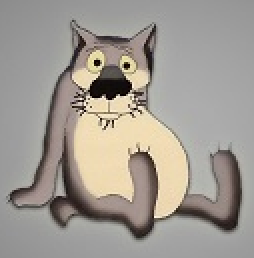
#> input picture 1.png, 127 x 129 px (shown 2 times larger)
$ python 1l.py
#> lines starting #> are read from the running program, lines starting #| are printed output that depends on the picture
import numpy as np
from PIL import Image
import matplotlib.pyplot as plt

def gaussian_kernel(size, sigma):
    kernel = np.fromfunction(
        lambda x, y: (1 / (2 * np.pi * sigma**2)) * np.exp(
            -((x - (size - 1) / 2)**2 + (y - (size - 1) / 2)**2) / (2 * sigma**2)
        ),
        (size, size)
    )
    return kernel / np.sum(kernel)

def apply_gaussian_blur(image, kernel):
    height, width, channels = image.shape
    kernel_size = kernel.shape[0]
    pad = kernel_size // 2

    blurred_image = np.zeros_like(image, dtype=np.float32)

    for i in range(pad, height - pad):
        for j in range(pad, width - pad):
            for c in range(channels):
                blurred_image[i, j, c] = np.sum(
                    image[i - pad:i + pad + 1, j - pad:j + pad + 1, c] * kernel
                )

    return blurred_image.astype(np.uint8)

image = Image.open('1.png')
#> image is the input picture: PIL image 127x129 RGBA; mean R, G, B, A 160, 154.3, 146.7, 255
image_array = np.array(image)

# Визуализация исходного изображения
plt.figure(figsize=(6, 6))
plt.imshow(image_array)
plt.title('Original Image')
plt.axis('off')
plt.show()

# Инвертируем изображение
inverted_image_array = 255 - image_array

# Визуализация инвертированного изображения
plt.figure(figsize=(6, 6))
plt.imshow(inverted_image_array)
plt.title('Inverted Image')
plt.axis('off')
plt.show()

# Преобразуем изображение в полутоновое, используя усреднение по каналам
grayscale_image = np.mean(image_array, axis=2).astype(np.uint8)
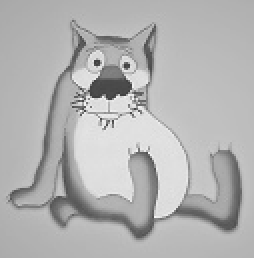
#> grayscale_image: shape (129, 127) (shown 2 times larger); min 64, max 245, mean 178.6

# Визуализация полутонового изображения
plt.figure(figsize=(6, 6))
plt.imshow(grayscale_image, cmap='gray')
plt.title('Grayscale Image')
plt.axis('off')
plt.show()

# Добавляем случайный шум (нормальное распределение)
noise = np.random.normal(loc=0, scale=50, size=image_array.shape).astype(np.uint8)
noisy_image = np.clip(image_array + noise, 0, 255).astype(np.uint8)
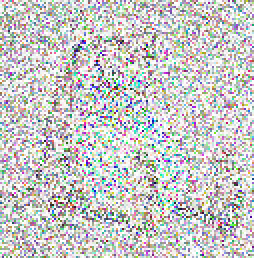
#> noisy_image: shape (129, 127, 4) (shown 2 times larger); mean R, G, B, A 145, 145.6, 144.1, 129; transparent parts drawn white

# Визуализация изображения с добавленным шумом
plt.figure(figsize=(6, 6))
plt.imshow(noisy_image)
plt.title('Noisy Image')
plt.axis('off')
plt.show()

# Строим гистограмму полученного изображения
histogram = np.histogram(noisy_image.ravel(), bins=256, range=(0, 256))[0]
#> histogram = 256 values, max 393 at index 165, min 137 at index 71, mean 256

# Визуализация гистограммы
plt.figure(figsize=(10, 5))
plt.bar(np.arange(256), histogram, width=1.0, color='b')
plt.title('Histogram of the Image')
plt.xlabel('Pixel Value')
plt.ylabel('Frequency')
plt.show()
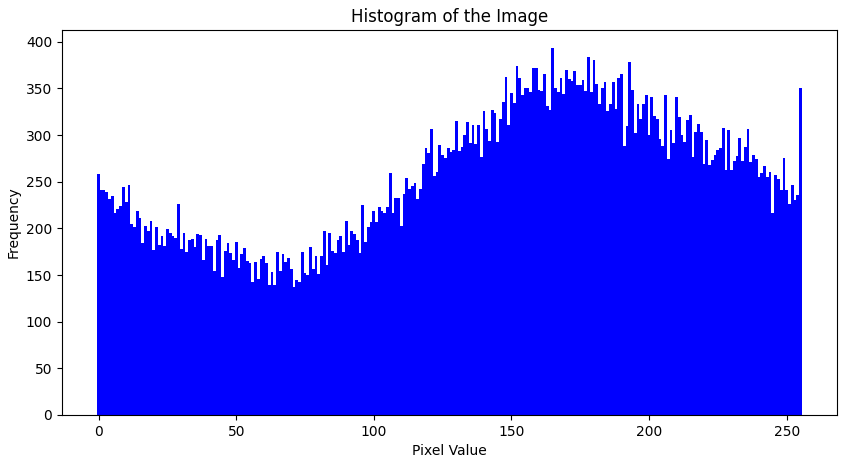
#> figure drawn by matplotlib, 1 panel; tallest bar 393 high, from x = 164.5 to 165.5

# Задаем параметры для фильтра Гаусса
kernel_size = 5
sigma = 256

# Создаем и применяем ядро Гаусса
gaussian_kernel_matrix = gaussian_kernel(kernel_size, sigma)
blurred_image = apply_gaussian_blur(noisy_image, gaussian_kernel_matrix)
#> after the loop in apply_gaussian_blur, `for i in range(pad, height - pad):`:
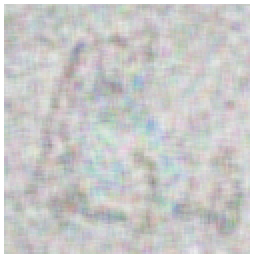
#> blurred_image: shape (129, 127, 4) float32 (shown 2 times larger); mean R, G, B, A 135.8, 136.3, 135, 121.1; transparent parts drawn white

# Визуализация размытого изображения
plt.figure(figsize=(6, 6))
plt.imshow(blurred_image)
plt.title('Blurred Image (σ={})'.format(sigma))
plt.axis('off')
plt.show()

# Производим операцию нерезкого маскирования
sharp_mask = noisy_image - blurred_image
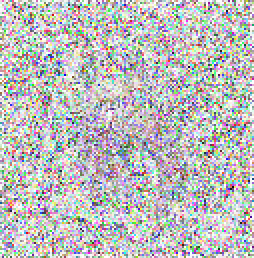
#> sharp_mask: shape (129, 127, 4) (shown 2 times larger); mean R, G, B, A 121.7, 120.7, 121.7, 126.8; transparent parts drawn white

# Визуализация операции нерезкого маскирования
plt.figure(figsize=(6, 6))
plt.imshow(sharp_mask)
plt.title('Sharpened Image')
plt.axis('off')
plt.show()

# Реализуем эквализацию гистограммы изображения
def histogram_equalization(image):
    height, width = image.shape
#> height = 129; width = 127
    num_pixels = height * width
#> num_pixels = 16383

    histogram = np.histogram(image.ravel(), bins=256, range=(0, 256))[0]
#> histogram = 256 values, max 955 at index 180, min 0 at index 0, mean 64
    normalized_histogram = histogram / num_pixels
#> normalized_histogram = 256 values, max 0.0583 at index 180, min 0 at index 0, mean 0.00391
    equalization_function = np.cumsum(normalized_histogram) * 255
#> equalization_function = 256 values from 0 to 255

    equalized_image = equalization_function[image]
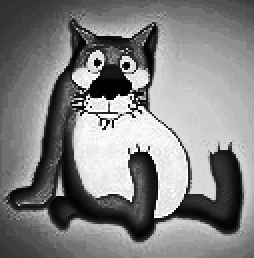
#> equalized_image: shape (129, 127) float64 (shown 2 times larger); min 0.0156, max 255, mean 130.4; drawn with min black and max white

    return equalized_image.astype(np.uint8)
#> returned value: shape (129, 127)

# Применяем эквализацию гистограммы к полутоновому изображению
equalized_image = histogram_equalization(grayscale_image)

# Визуализация эквализированного изображения
plt.figure(figsize=(6, 6))
plt.imshow(equalized_image, cmap='gray')
plt.title('Equalized Image')
plt.axis('off')
plt.show()

$ run again, with 2.jpg saved as 1.png
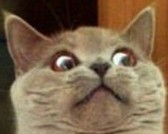
#> input picture 2.jpg, 168 x 134 px
#> image is the input picture: PIL image 168x134 RGB; mean R, G, B 126.3, 103.8, 78.2
#> `histogram = np.histogram(noisy_image.ravel(), bins=256, range=(0, 256)..`: histogram = 256 values, max 385 at index 118, min 152 at index 240, mean 263.8
#> `sharp_mask = noisy_image - blurred_image`:
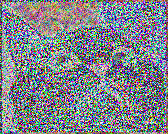
#> sharp_mask: shape (134, 168, 3); mean R, G, B 127.4, 130.7, 137.9
#> in histogram_equalization, `histogram = np.histogram(image.ravel(), bins=256, range=(0, 256))[0]`: histogram = 256 values, max 373 at index 8, min 0 at index 0, mean 87.94
#> normalized_histogram = 256 values, max 0.0166 at index 8, min 0 at index 0, mean 0.00391
#> equalization_function = 256 values from 0 to 255
#> in histogram_equalization, `equalized_image = equalization_function[image]`:
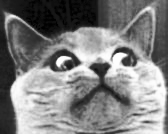
#> equalized_image: shape (134, 168) float64; min 0.0227, max 255, mean 128.4

$ run again, with 3.jpeg saved as 1.png
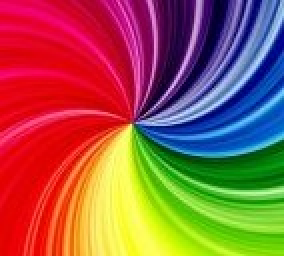
#> input picture 3.jpeg, 142 x 128 px (shown 2 times larger)
#> image is the input picture: PIL image 142x128 RGB; mean R, G, B 152.9, 90, 73.9
#> `histogram = np.histogram(noisy_image.ravel(), bins=256, range=(0, 256)..`: histogram = 256 values, max 333 at index 5, min 123 at index 143, mean 213
#> `sharp_mask = noisy_image - blurred_image`:
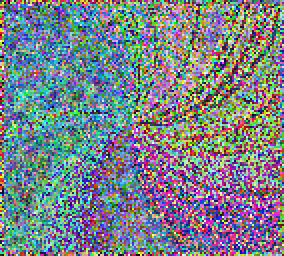
#> sharp_mask: shape (128, 142, 3) (shown 2 times larger); mean R, G, B 120.7, 129.8, 137.3
#> in histogram_equalization, `histogram = np.histogram(image.ravel(), bins=256, range=(0, 256))[0]`: histogram = 256 values, max 409 at index 82, min 0 at index 0, mean 71
#> normalized_histogram = 256 values, max 0.0225 at index 82, min 0 at index 0, mean 0.00391
#> equalization_function = 256 values from 0 to 255
#> in histogram_equalization, `equalized_image = equalization_function[image]`:
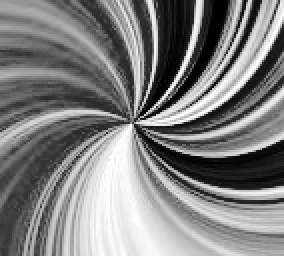
#> equalized_image: shape (128, 142) float64 (shown 2 times larger); min 0.0561, max 255, mean 128.6
